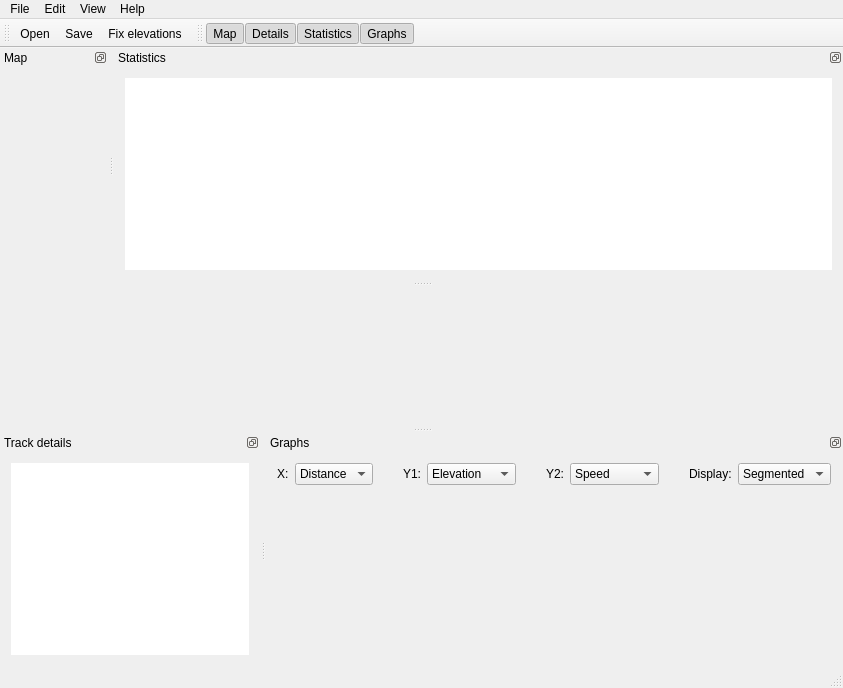
<?xml version="1.0" encoding="UTF-8"?>
<ui version="4.0">
 <class>RTMainWindow</class>
 <widget class="QMainWindow" name="RTMainWindow">
  <property name="geometry">
   <rect>
    <x>0</x>
    <y>0</y>
    <width>843</width>
    <height>688</height>
   </rect>
  </property>
  <property name="windowTitle">
   <string>RuckTrack</string>
  </property>
  <property name="windowIcon">
   <iconset resource="../resources/rucktrack.qrc">
    <normaloff>:/resources/icon.png</normaloff>:/resources/icon.png</iconset>
  </property>
  <widget class="QWidget" name="centralWidget"/>
  <widget class="QMenuBar" name="menuBar">
   <property name="geometry">
    <rect>
     <x>0</x>
     <y>0</y>
     <width>843</width>
     <height>25</height>
    </rect>
   </property>
   <widget class="QMenu" name="menuFile">
    <property name="title">
     <string>File</string>
    </property>
    <addaction name="actionOpen"/>
    <addaction name="actionSave"/>
    <addaction name="separator"/>
    <addaction name="actionQuit"/>
   </widget>
   <widget class="QMenu" name="menuHelp">
    <property name="title">
     <string>Help</string>
    </property>
    <addaction name="actionAbout"/>
   </widget>
   <widget class="QMenu" name="menuView">
    <property name="title">
     <string>View</string>
    </property>
    <addaction name="actionShowMap"/>
    <addaction name="actionShowTrackDetails"/>
    <addaction name="actionShowStatistics"/>
    <addaction name="actionShowGraphs"/>
   </widget>
   <widget class="QMenu" name="menuEdit">
    <property name="title">
     <string>Edit</string>
    </property>
    <addaction name="actionFixElevations"/>
    <addaction name="separator"/>
    <addaction name="actionPreferences"/>
   </widget>
   <addaction name="menuFile"/>
   <addaction name="menuEdit"/>
   <addaction name="menuView"/>
   <addaction name="menuHelp"/>
  </widget>
  <widget class="QToolBar" name="fileToolBar">
   <property name="windowTitle">
    <string>Main toolbar</string>
   </property>
   <property name="iconSize">
    <size>
     <width>24</width>
     <height>24</height>
    </size>
   </property>
   <property name="toolButtonStyle">
    <enum>Qt::ToolButtonTextBesideIcon</enum>
   </property>
   <attribute name="toolBarArea">
    <enum>TopToolBarArea</enum>
   </attribute>
   <attribute name="toolBarBreak">
    <bool>false</bool>
   </attribute>
   <addaction name="actionOpen"/>
   <addaction name="actionSave"/>
   <addaction name="actionFixElevations"/>
  </widget>
  <widget class="QToolBar" name="windowToolBar">
   <property name="windowTitle">
    <string>Window toolbar</string>
   </property>
   <property name="iconSize">
    <size>
     <width>24</width>
     <height>24</height>
    </size>
   </property>
   <property name="toolButtonStyle">
    <enum>Qt::ToolButtonTextBesideIcon</enum>
   </property>
   <attribute name="toolBarArea">
    <enum>TopToolBarArea</enum>
   </attribute>
   <attribute name="toolBarBreak">
    <bool>false</bool>
   </attribute>
   <addaction name="actionShowMap"/>
   <addaction name="actionShowTrackDetails"/>
   <addaction name="actionShowStatistics"/>
   <addaction name="actionShowGraphs"/>
  </widget>
  <widget class="QStatusBar" name="statusBar"/>
  <widget class="QDockWidget" name="trackDetailsDock">
   <property name="sizePolicy">
    <sizepolicy hsizetype="Expanding" vsizetype="Expanding">
     <horstretch>0</horstretch>
     <verstretch>0</verstretch>
    </sizepolicy>
   </property>
   <property name="windowIcon">
    <iconset resource="../resources/rucktrack.qrc">
     <normaloff>:/resources/table.png</normaloff>:/resources/table.png</iconset>
   </property>
   <property name="features">
    <set>QDockWidget::DockWidgetFloatable|QDockWidget::DockWidgetMovable</set>
   </property>
   <property name="windowTitle">
    <string>Track details</string>
   </property>
   <attribute name="dockWidgetArea">
    <number>8</number>
   </attribute>
   <widget class="QWidget" name="dockWidgetContents_3">
    <layout class="QVBoxLayout" name="verticalLayout">
     <item>
      <widget class="QTableView" name="trackPointsView">
       <property name="frameShape">
        <enum>QFrame::NoFrame</enum>
       </property>
       <property name="editTriggers">
        <set>QAbstractItemView::NoEditTriggers</set>
       </property>
       <property name="alternatingRowColors">
        <bool>true</bool>
       </property>
       <property name="selectionMode">
        <enum>QAbstractItemView::SingleSelection</enum>
       </property>
       <property name="selectionBehavior">
        <enum>QAbstractItemView::SelectRows</enum>
       </property>
       <property name="verticalScrollMode">
        <enum>QAbstractItemView::ScrollPerPixel</enum>
       </property>
       <property name="gridStyle">
        <enum>Qt::DotLine</enum>
       </property>
       <attribute name="verticalHeaderDefaultSectionSize">
        <number>22</number>
       </attribute>
       <attribute name="verticalHeaderDefaultSectionSize">
        <number>22</number>
       </attribute>
      </widget>
     </item>
    </layout>
   </widget>
  </widget>
  <widget class="QDockWidget" name="mapDock">
   <property name="features">
    <set>QDockWidget::DockWidgetFloatable|QDockWidget::DockWidgetMovable</set>
   </property>
   <property name="windowTitle">
    <string>Map</string>
   </property>
   <attribute name="dockWidgetArea">
    <number>4</number>
   </attribute>
   <widget class="QWidget" name="dockWidgetContents_12">
    <layout class="QVBoxLayout" name="verticalLayout_5">
     <item>
      <widget class="MapView" name="mapView" native="true"/>
     </item>
    </layout>
   </widget>
  </widget>
  <widget class="QDockWidget" name="statsDock">
   <property name="minimumSize">
    <size>
     <width>200</width>
     <height>102</height>
    </size>
   </property>
   <property name="features">
    <set>QDockWidget::DockWidgetFloatable|QDockWidget::DockWidgetMovable</set>
   </property>
   <property name="windowTitle">
    <string>Statistics</string>
   </property>
   <attribute name="dockWidgetArea">
    <number>4</number>
   </attribute>
   <widget class="QWidget" name="dockWidgetContents_5">
    <layout class="QVBoxLayout" name="verticalLayout_4">
     <item>
      <widget class="StatisticsTable" name="statsTable">
       <property name="frameShape">
        <enum>QFrame::NoFrame</enum>
       </property>
       <property name="horizontalScrollBarPolicy">
        <enum>Qt::ScrollBarAlwaysOff</enum>
       </property>
       <property name="editTriggers">
        <set>QAbstractItemView::NoEditTriggers</set>
       </property>
       <property name="alternatingRowColors">
        <bool>true</bool>
       </property>
       <property name="selectionMode">
        <enum>QAbstractItemView::NoSelection</enum>
       </property>
       <property name="verticalScrollMode">
        <enum>QAbstractItemView::ScrollPerPixel</enum>
       </property>
       <property name="gridStyle">
        <enum>Qt::DotLine</enum>
       </property>
       <attribute name="horizontalHeaderVisible">
        <bool>false</bool>
       </attribute>
       <attribute name="horizontalHeaderDefaultSectionSize">
        <number>120</number>
       </attribute>
       <attribute name="horizontalHeaderMinimumSectionSize">
        <number>120</number>
       </attribute>
       <attribute name="horizontalHeaderStretchLastSection">
        <bool>true</bool>
       </attribute>
       <attribute name="verticalHeaderVisible">
        <bool>false</bool>
       </attribute>
       <attribute name="verticalHeaderDefaultSectionSize">
        <number>22</number>
       </attribute>
       <attribute name="verticalHeaderVisible">
        <bool>false</bool>
       </attribute>
       <attribute name="verticalHeaderDefaultSectionSize">
        <number>22</number>
       </attribute>
       <attribute name="horizontalHeaderStretchLastSection">
        <bool>true</bool>
       </attribute>
       <attribute name="horizontalHeaderVisible">
        <bool>false</bool>
       </attribute>
       <attribute name="horizontalHeaderMinimumSectionSize">
        <number>120</number>
       </attribute>
       <attribute name="horizontalHeaderDefaultSectionSize">
        <number>120</number>
       </attribute>
      </widget>
     </item>
    </layout>
   </widget>
  </widget>
  <widget class="QDockWidget" name="graphsDock">
   <property name="sizePolicy">
    <sizepolicy hsizetype="Expanding" vsizetype="Expanding">
     <horstretch>0</horstretch>
     <verstretch>0</verstretch>
    </sizepolicy>
   </property>
   <property name="features">
    <set>QDockWidget::DockWidgetFloatable|QDockWidget::DockWidgetMovable</set>
   </property>
   <property name="windowTitle">
    <string>Graphs</string>
   </property>
   <attribute name="dockWidgetArea">
    <number>8</number>
   </attribute>
   <widget class="QWidget" name="dockWidgetContents_11">
    <layout class="QVBoxLayout" name="verticalLayout_3">
     <item>
      <layout class="QHBoxLayout" name="horizontalLayout">
       <item>
        <widget class="QLabel" name="label">
         <property name="text">
          <string>X:</string>
         </property>
        </widget>
       </item>
       <item>
        <widget class="QComboBox" name="graphXCombo">
         <item>
          <property name="text">
           <string>Distance</string>
          </property>
         </item>
         <item>
          <property name="text">
           <string>Time</string>
          </property>
         </item>
        </widget>
       </item>
       <item>
        <spacer name="horizontalSpacer">
         <property name="orientation">
          <enum>Qt::Horizontal</enum>
         </property>
         <property name="sizeType">
          <enum>QSizePolicy::Fixed</enum>
         </property>
         <property name="sizeHint" stdset="0">
          <size>
           <width>24</width>
           <height>16</height>
          </size>
         </property>
        </spacer>
       </item>
       <item>
        <widget class="QLabel" name="label_2">
         <property name="text">
          <string>Y1:</string>
         </property>
        </widget>
       </item>
       <item>
        <widget class="QComboBox" name="graphY1Combo">
         <property name="currentIndex">
          <number>1</number>
         </property>
         <item>
          <property name="text">
           <string>Distance</string>
          </property>
         </item>
         <item>
          <property name="text">
           <string>Elevation</string>
          </property>
         </item>
         <item>
          <property name="text">
           <string>Speed</string>
          </property>
         </item>
         <item>
          <property name="text">
           <string>Time</string>
          </property>
         </item>
         <item>
          <property name="text">
           <string>Climb rate</string>
          </property>
         </item>
         <item>
          <property name="text">
           <string>Total climb</string>
          </property>
         </item>
        </widget>
       </item>
       <item>
        <spacer name="horizontalSpacer_3">
         <property name="orientation">
          <enum>Qt::Horizontal</enum>
         </property>
         <property name="sizeType">
          <enum>QSizePolicy::Fixed</enum>
         </property>
         <property name="sizeHint" stdset="0">
          <size>
           <width>24</width>
           <height>16</height>
          </size>
         </property>
        </spacer>
       </item>
       <item>
        <widget class="QLabel" name="label_4">
         <property name="text">
          <string>Y2:</string>
         </property>
        </widget>
       </item>
       <item>
        <widget class="QComboBox" name="graphY2Combo">
         <property name="currentIndex">
          <number>2</number>
         </property>
         <item>
          <property name="text">
           <string>Distance</string>
          </property>
         </item>
         <item>
          <property name="text">
           <string>Elevation</string>
          </property>
         </item>
         <item>
          <property name="text">
           <string>Speed</string>
          </property>
         </item>
         <item>
          <property name="text">
           <string>Time</string>
          </property>
         </item>
         <item>
          <property name="text">
           <string>Climb rate</string>
          </property>
         </item>
         <item>
          <property name="text">
           <string>Total climb</string>
          </property>
         </item>
        </widget>
       </item>
       <item>
        <spacer name="horizontalSpacer_4">
         <property name="orientation">
          <enum>Qt::Horizontal</enum>
         </property>
         <property name="sizeType">
          <enum>QSizePolicy::Fixed</enum>
         </property>
         <property name="sizeHint" stdset="0">
          <size>
           <width>24</width>
           <height>16</height>
          </size>
         </property>
        </spacer>
       </item>
       <item>
        <widget class="QLabel" name="label_3">
         <property name="text">
          <string>Display:</string>
         </property>
        </widget>
       </item>
       <item>
        <widget class="QComboBox" name="graphDisplayCombo">
         <item>
          <property name="text">
           <string>Segmented</string>
          </property>
         </item>
         <item>
          <property name="text">
           <string>Continuous</string>
          </property>
         </item>
        </widget>
       </item>
       <item>
        <spacer name="horizontalSpacer_2">
         <property name="orientation">
          <enum>Qt::Horizontal</enum>
         </property>
         <property name="sizeHint" stdset="0">
          <size>
           <width>40</width>
           <height>20</height>
          </size>
         </property>
        </spacer>
       </item>
      </layout>
     </item>
     <item>
      <widget class="PlotView" name="plotView" native="true">
       <property name="sizePolicy">
        <sizepolicy hsizetype="Preferred" vsizetype="MinimumExpanding">
         <horstretch>0</horstretch>
         <verstretch>0</verstretch>
        </sizepolicy>
       </property>
      </widget>
     </item>
    </layout>
   </widget>
  </widget>
  <action name="actionOpen">
   <property name="icon">
    <iconset resource="../resources/rucktrack.qrc">
     <normaloff>:/resources/document-open.png</normaloff>:/resources/document-open.png</iconset>
   </property>
   <property name="text">
    <string>Open</string>
   </property>
   <property name="toolTip">
    <string>Open file</string>
   </property>
   <property name="shortcut">
    <string>Ctrl+O</string>
   </property>
  </action>
  <action name="actionQuit">
   <property name="text">
    <string>Quit</string>
   </property>
   <property name="shortcut">
    <string>Ctrl+Q</string>
   </property>
  </action>
  <action name="actionAbout">
   <property name="text">
    <string>About</string>
   </property>
  </action>
  <action name="actionShowMap">
   <property name="checkable">
    <bool>true</bool>
   </property>
   <property name="checked">
    <bool>true</bool>
   </property>
   <property name="icon">
    <iconset resource="../resources/rucktrack.qrc">
     <normaloff>:/resources/map.png</normaloff>:/resources/map.png</iconset>
   </property>
   <property name="text">
    <string>Map</string>
   </property>
   <property name="shortcut">
    <string>Ctrl+M</string>
   </property>
  </action>
  <action name="actionShowTrackDetails">
   <property name="checkable">
    <bool>true</bool>
   </property>
   <property name="checked">
    <bool>true</bool>
   </property>
   <property name="icon">
    <iconset resource="../resources/rucktrack.qrc">
     <normaloff>:/resources/table.png</normaloff>:/resources/table.png</iconset>
   </property>
   <property name="text">
    <string>Details</string>
   </property>
   <property name="toolTip">
    <string>Show track details</string>
   </property>
   <property name="shortcut">
    <string>Ctrl+T</string>
   </property>
  </action>
  <action name="actionShowStatistics">
   <property name="checkable">
    <bool>true</bool>
   </property>
   <property name="checked">
    <bool>true</bool>
   </property>
   <property name="icon">
    <iconset resource="../resources/rucktrack.qrc">
     <normaloff>:/resources/view-table-of-contents-ltr.png</normaloff>:/resources/view-table-of-contents-ltr.png</iconset>
   </property>
   <property name="text">
    <string>Statistics</string>
   </property>
  </action>
  <action name="actionSave">
   <property name="icon">
    <iconset resource="../resources/rucktrack.qrc">
     <normaloff>:/resources/document-save.png</normaloff>:/resources/document-save.png</iconset>
   </property>
   <property name="text">
    <string>Save</string>
   </property>
   <property name="toolTip">
    <string>Save file</string>
   </property>
   <property name="shortcut">
    <string>Ctrl+S</string>
   </property>
  </action>
  <action name="actionShowGraphs">
   <property name="checkable">
    <bool>true</bool>
   </property>
   <property name="checked">
    <bool>true</bool>
   </property>
   <property name="icon">
    <iconset resource="../resources/rucktrack.qrc">
     <normaloff>:/resources/office-chart-area.png</normaloff>:/resources/office-chart-area.png</iconset>
   </property>
   <property name="text">
    <string>Graphs</string>
   </property>
   <property name="toolTip">
    <string>Show graphs</string>
   </property>
   <property name="shortcut">
    <string>Ctrl+G</string>
   </property>
  </action>
  <action name="actionFixElevations">
   <property name="icon">
    <iconset resource="../resources/rucktrack.qrc">
     <normaloff>:/resources/tools-wizard.png</normaloff>:/resources/tools-wizard.png</iconset>
   </property>
   <property name="text">
    <string>Fix elevations</string>
   </property>
   <property name="toolTip">
    <string>Calculate precise elevation values from SRTM data</string>
   </property>
  </action>
  <action name="actionPreferences">
   <property name="icon">
    <iconset resource="../resources/rucktrack.qrc">
     <normaloff>:/resources/setup-general.png</normaloff>:/resources/setup-general.png</iconset>
   </property>
   <property name="text">
    <string>Preferences</string>
   </property>
  </action>
 </widget>
 <layoutdefault spacing="6" margin="11"/>
 <customwidgets>
  <customwidget>
   <class>StatisticsTable</class>
   <extends>QTableWidget</extends>
   <header>StatisticsTable.h</header>
  </customwidget>
  <customwidget>
   <class>MapView</class>
   <extends>QWidget</extends>
   <header>MapView.h</header>
   <container>1</container>
  </customwidget>
  <customwidget>
   <class>PlotView</class>
   <extends>QWidget</extends>
   <header>PlotView.h</header>
   <container>1</container>
  </customwidget>
 </customwidgets>
 <resources>
  <include location="../resources/rucktrack.qrc"/>
 </resources>
 <connections>
  <connection>
   <sender>actionShowTrackDetails</sender>
   <signal>toggled(bool)</signal>
   <receiver>trackDetailsDock</receiver>
   <slot>setVisible(bool)</slot>
   <hints>
    <hint type="sourcelabel">
     <x>-1</x>
     <y>-1</y>
    </hint>
    <hint type="destinationlabel">
     <x>331</x>
     <y>396</y>
    </hint>
   </hints>
  </connection>
  <connection>
   <sender>actionShowGraphs</sender>
   <signal>toggled(bool)</signal>
   <receiver>graphsDock</receiver>
   <slot>setVisible(bool)</slot>
   <hints>
    <hint type="sourcelabel">
     <x>-1</x>
     <y>-1</y>
    </hint>
    <hint type="destinationlabel">
     <x>513</x>
     <y>415</y>
    </hint>
   </hints>
  </connection>
  <connection>
   <sender>actionShowStatistics</sender>
   <signal>toggled(bool)</signal>
   <receiver>statsDock</receiver>
   <slot>setVisible(bool)</slot>
   <hints>
    <hint type="sourcelabel">
     <x>-1</x>
     <y>-1</y>
    </hint>
    <hint type="destinationlabel">
     <x>566</x>
     <y>188</y>
    </hint>
   </hints>
  </connection>
  <connection>
   <sender>actionShowMap</sender>
   <signal>toggled(bool)</signal>
   <receiver>mapDock</receiver>
   <slot>setVisible(bool)</slot>
   <hints>
    <hint type="sourcelabel">
     <x>-1</x>
     <y>-1</y>
    </hint>
    <hint type="destinationlabel">
     <x>301</x>
     <y>161</y>
    </hint>
   </hints>
  </connection>
  <connection>
   <sender>actionShowGraphs</sender>
   <signal>toggled(bool)</signal>
   <receiver>graphsDock</receiver>
   <slot>raise()</slot>
   <hints>
    <hint type="sourcelabel">
     <x>-1</x>
     <y>-1</y>
    </hint>
    <hint type="destinationlabel">
     <x>528</x>
     <y>577</y>
    </hint>
   </hints>
  </connection>
  <connection>
   <sender>actionShowTrackDetails</sender>
   <signal>toggled(bool)</signal>
   <receiver>trackDetailsDock</receiver>
   <slot>raise()</slot>
   <hints>
    <hint type="sourcelabel">
     <x>-1</x>
     <y>-1</y>
    </hint>
    <hint type="destinationlabel">
     <x>105</x>
     <y>577</y>
    </hint>
   </hints>
  </connection>
  <connection>
   <sender>actionShowMap</sender>
   <signal>toggled(bool)</signal>
   <receiver>mapDock</receiver>
   <slot>raise()</slot>
   <hints>
    <hint type="sourcelabel">
     <x>-1</x>
     <y>-1</y>
    </hint>
    <hint type="destinationlabel">
     <x>315</x>
     <y>274</y>
    </hint>
   </hints>
  </connection>
  <connection>
   <sender>actionShowStatistics</sender>
   <signal>toggled(bool)</signal>
   <receiver>statsDock</receiver>
   <slot>raise()</slot>
   <hints>
    <hint type="sourcelabel">
     <x>-1</x>
     <y>-1</y>
    </hint>
    <hint type="destinationlabel">
     <x>738</x>
     <y>274</y>
    </hint>
   </hints>
  </connection>
  <connection>
   <sender>actionQuit</sender>
   <signal>triggered()</signal>
   <receiver>RTMainWindow</receiver>
   <slot>close()</slot>
   <hints>
    <hint type="sourcelabel">
     <x>-1</x>
     <y>-1</y>
    </hint>
    <hint type="destinationlabel">
     <x>421</x>
     <y>343</y>
    </hint>
   </hints>
  </connection>
 </connections>
</ui>
